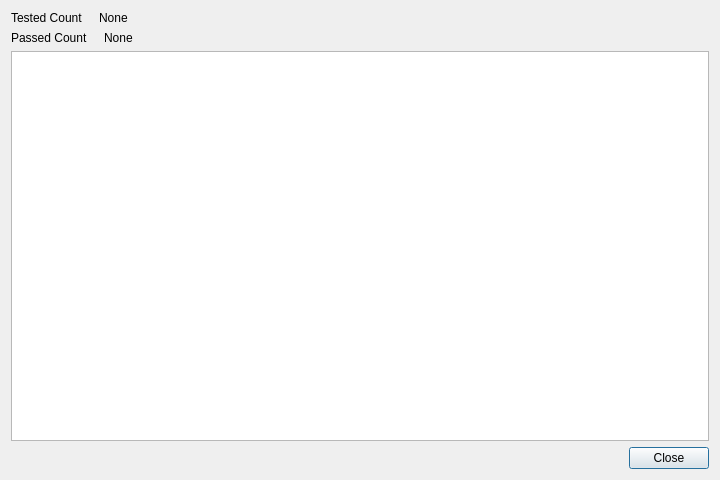
<?xml version="1.0" encoding="UTF-8"?>
<ui version="4.0">
 <class>Dialog</class>
 <widget class="QDialog" name="Dialog">
  <property name="geometry">
   <rect>
    <x>0</x>
    <y>0</y>
    <width>720</width>
    <height>480</height>
   </rect>
  </property>
  <property name="windowTitle">
   <string>Dialog</string>
  </property>
  <layout class="QVBoxLayout" name="verticalLayout_2">
   <item>
    <layout class="QVBoxLayout" name="verticalLayout">
     <item>
      <layout class="QHBoxLayout" name="horizontalLayout">
       <property name="spacing">
        <number>16</number>
       </property>
       <item>
        <widget class="QLabel" name="labelTitleTested">
         <property name="text">
          <string>Tested Count</string>
         </property>
        </widget>
       </item>
       <item>
        <widget class="QLabel" name="labelTestedCount">
         <property name="sizePolicy">
          <sizepolicy hsizetype="Expanding" vsizetype="Preferred">
           <horstretch>0</horstretch>
           <verstretch>0</verstretch>
          </sizepolicy>
         </property>
         <property name="text">
          <string>None</string>
         </property>
         <property name="alignment">
          <set>Qt::AlignLeading|Qt::AlignLeft|Qt::AlignVCenter</set>
         </property>
        </widget>
       </item>
      </layout>
     </item>
     <item>
      <layout class="QHBoxLayout" name="horizontalLayout_2">
       <property name="spacing">
        <number>16</number>
       </property>
       <item>
        <widget class="QLabel" name="labelTitlePassed">
         <property name="text">
          <string>Passed Count</string>
         </property>
        </widget>
       </item>
       <item>
        <widget class="QLabel" name="labelPassedCount">
         <property name="sizePolicy">
          <sizepolicy hsizetype="Expanding" vsizetype="Preferred">
           <horstretch>0</horstretch>
           <verstretch>0</verstretch>
          </sizepolicy>
         </property>
         <property name="text">
          <string>None</string>
         </property>
         <property name="alignment">
          <set>Qt::AlignLeading|Qt::AlignLeft|Qt::AlignVCenter</set>
         </property>
        </widget>
       </item>
      </layout>
     </item>
    </layout>
   </item>
   <item>
    <widget class="QListView" name="widgetResultList"/>
   </item>
   <item>
    <widget class="QDialogButtonBox" name="btnBox">
     <property name="orientation">
      <enum>Qt::Horizontal</enum>
     </property>
     <property name="standardButtons">
      <set>QDialogButtonBox::Close</set>
     </property>
    </widget>
   </item>
  </layout>
 </widget>
 <resources/>
 <connections>
  <connection>
   <sender>btnBox</sender>
   <signal>accepted()</signal>
   <receiver>Dialog</receiver>
   <slot>accept()</slot>
   <hints>
    <hint type="sourcelabel">
     <x>248</x>
     <y>254</y>
    </hint>
    <hint type="destinationlabel">
     <x>157</x>
     <y>274</y>
    </hint>
   </hints>
  </connection>
  <connection>
   <sender>btnBox</sender>
   <signal>rejected()</signal>
   <receiver>Dialog</receiver>
   <slot>reject()</slot>
   <hints>
    <hint type="sourcelabel">
     <x>316</x>
     <y>260</y>
    </hint>
    <hint type="destinationlabel">
     <x>286</x>
     <y>274</y>
    </hint>
   </hints>
  </connection>
 </connections>
</ui>
